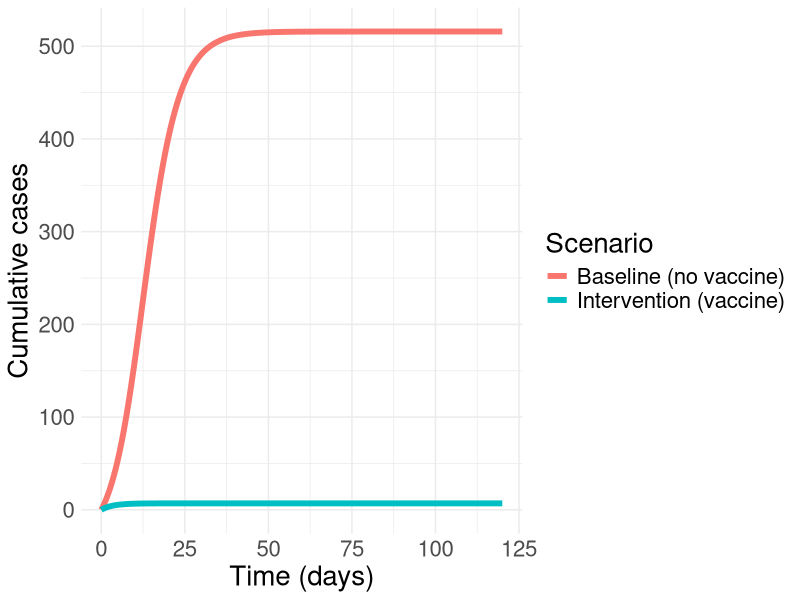

R code for this plot:

#####################################################################

## Lab: Introduction to health economics in dynamical modelling 

#####################################################################
## Clinic on the Meaningful Modeling of Epidemiological Data
## International Clinics on Infectious Disease Dynamics and Data (ICI3D) Program
## https://www.ici3d.org
##
## Attribution: Mmamapudi Kubjane (2026)
##             
## Some Rights Reserved
## CC BY-NC 4.0 (https://creativecommons.org/licenses/by-nc/4.0/)
##
#####################################################################

##		The goal of this to lab is to complete a simple health 
##		economics modelling exercise in R.
##
##		In this lab, you will: 
##    - Define and simulate alternative vaccination intervention scenarios
##    - Estimate the epidemiological impact of vaccination on disease incidence
##    - Attach costs to key health outcomes and interventions
##    - Calculate and interpret the Incremental Cost-Effectiveness Ratio (ICER)
##
##    In this lab, we will build on 'Lab: ODE models in R'
##      (https://github.com/ICI3D/RTutorials/blob/master/ICI3D_Lab_ODEmodels.R). 
##    We will extend the SIR model to include a vaccination intervention.
##		

#####################################################################
# Install packages if haven't got them
# install.packages("tidyverse")
# install.packages("deSolve")
# install.packages("reshape2")
 
# Load libraries 
library(tidyverse)   
library(deSolve)
library(reshape2)


# ------------------------------------------------------------------------------
# Specify model scenarios 
# ------------------------------------------------------------------------------
ScenarioList <- c(
  "Baseline (no vaccine)",
  "Intervention (vaccine)"
)

# ------------------------------------------------------------------------------
# Specify cost parameters 
# ------------------------------------------------------------------------------
cost_vaccine   <- 10    # USD, vaccine course per person
cost_treatment <- 200   # USD, treatment course per case
#   Note: For simplicity test/diagnosis cost is bundled into cost_treatment;
#   only individuals who are diagnosed and treated incur this cost.
#   Treatment uptake: proportion of incident cases that reach treatment.
#   Accounts for lost to follow-up, non-diagnosis, refusal, incomplete treatment.
#   
treatment_uptake <- 0.85   # 85% treated, 15% lost individuals 

# ------------------------------------------------------------------------------
# Specify intervention (vaccine) parameters 
# ------------------------------------------------------------------------------
vaccine_coverage <- 0.70   # Proportion of susceptible offered vaccine
vaccine_efficacy <- 1.00   # 100% protection in those vaccinated
# Individuals not vaccinated remain in S, fully susceptible.

# ------------------------------------------------------------------------------
# SIR Differential equations as in Lab 1 (re-review if have forgotten)
# ------------------------------------------------------------------------------
sir_equations <- function(time, state, parameters) {
  with(as.list(c(state, parameters)), {
  	N  <- S + I + R
  	dS <- -beta * S * (I / N)           
    dI <-  beta * S * (I / N) - gamma * I
    dR <-  gamma * I
    cumcases <- beta * S * (I / N)    
    return(list(c(dS, dI, dR, cumcases)))
  })
}

# ------------------------------------------------------------------------------
# Epidemiological parameters (apply to both scenarios)
# ------------------------------------------------------------------------------
parameters_values <- c(
  beta  = 0.7,   # Infectious contact rate (per person per day)
  gamma = 0.5    # Recovery rate (per day)
)

# ------------------------------------------------------------------------------
#  Set initial population
# ------------------------------------------------------------------------------
N_total <- 1000
I0      <- 10
S0_base <- N_total - I0

time_values <- seq(0, 120, by = 0.25)   # 120-day epidemic horizon

# ------------------------------------------------------------------------------
# Run Baseline: No vaccine
# ------------------------------------------------------------------------------
sir_baseline <- as.data.frame(ode(
  y     = c(S = S0_base, I = I0, R = 0, cumcases = 0),
  times = time_values,
  func  = sir_equations,
  parms = parameters_values
))
sir_baseline$Scenario <- "Baseline (no vaccine)"

head(sir_baseline,10)
# what information is this data frame showing?

# ------------------------------------------------------------------------------
# Run Intervention: Vaccine applied before epidemic
# ------------------------------------------------------------------------------

# For the intervention scenario:
#		- a proportion of S individuals are vaccinated at time 0
#		- there is no ongoing vaccination
#		- to indicate that the (successfully) vaccinated people are protected
#			from infection), we move them into state R at time 0. 
#		- Alternatively, we could have created a separate component for them (e.g. V)
#	The number of people from S who are moved into R due to the intervention
#		depends on vaccine coverage and vaccine efficacy.

n_offered   <- round(vaccine_coverage * S0_base)
n_protected <- round(n_offered * vaccine_efficacy)
S0_vax      <- S0_base - n_protected
R0_vax      <- n_protected


sir_vaccine <- as.data.frame(ode(
  y     = c(S = S0_vax, I = I0, R = R0_vax, cumcases = 0),
  times = time_values,
  func  = sir_equations,
  parms = parameters_values
))
sir_vaccine$Scenario <- "Intervention (vaccine)"

head(sir_vaccine,10)
# what information is this data frame showing?

# ------------------------------------------------------------------------------
# Compare cumulative cases over time for each scenario
# ------------------------------------------------------------------------------

CasesByScenario <- bind_rows(sir_baseline %>% select(time, Scenario, cumcases)
														 , sir_vaccine %>% select(time, Scenario, cumcases))

ggplot(CasesByScenario, 
			 mapping = aes(x = time, y = cumcases, color = Scenario)) +
	labs(x = 'Time (days)', y  = 'Cumulative cases') +
	geom_line(size = 2) +
	theme_minimal() +
	theme(text = element_text(size = 20))  


# ------------------------------------------------------------------------------
# Sum total impact in both scenarios 
# ------------------------------------------------------------------------------

TotalImpact <- data.frame(
  Scenario = c("Baseline (no vaccine)", "Intervention (vaccine)"),
  TotalCases = c(
    max(sir_baseline$cumcases),
    max(sir_vaccine$cumcases))
)

TotalImpact
# what information is this data frame showing?

# ------------------------------------------------------------------------------
# Sum total cost in both scenarios
# ------------------------------------------------------------------------------

treated_baseline <- max(sir_baseline$cumcases) * treatment_uptake
treated_vaccine  <- max(sir_vaccine$cumcases) * treatment_uptake

TotalCost <- data.frame(
  Scenario = c("Baseline (no vaccine)", "Intervention (vaccine)"),
  VaccineCost = c(
    0,
    n_offered * cost_vaccine
  ),
  TreatmentCost = c(
    treated_baseline * cost_treatment,
    treated_vaccine  * cost_treatment
  )
) %>%
  mutate(
    TotalCost = VaccineCost + TreatmentCost
  )

TotalCost
# what information is this data frame showing?

# ------------------------------------------------------------------------------
# Calculate Incremental Cost-Effectiveness
# ------------------------------------------------------------------------------

baseline_cases <- TotalImpact$TotalCases[
  TotalImpact$Scenario == "Baseline (no vaccine)"
]

baseline_cost <- TotalCost$TotalCost[
  TotalCost$Scenario == "Baseline (no vaccine)"
]

Analysis <- TotalImpact %>%
  left_join(
    TotalCost %>% select(Scenario, TotalCost),
    by = "Scenario"
  ) %>%
  mutate(
    BaselineCases = baseline_cases,
    BaselineCost  = baseline_cost,
    CasesAverted  = BaselineCases - TotalCases,
    IncCost       = TotalCost - BaselineCost,
    IncCost_p     = 100 * IncCost / BaselineCost,
    IncImpact_p   = 100 * CasesAverted / BaselineCases,
    ICER          = IncCost / CasesAverted
  )

# View all the calculations performed
Analysis
# what information is this data frame showing?

# ==============================================================================
# Discussion Questions
# ==============================================================================
#
# Work through these questions by modifying the parameter values above and
# re-running the relevant sections of the script.
#
# ------------------------------------------------------------------------------
# Q: What if vaccine coverage is lower?
# ------------------------------------------------------------------------------
#   Coverage reflects the proportion of susceptibles who are offered and accept
#   the vaccine. Low coverage may result from supply constraints, hesitancy, or
#   access barriers.
#
#   a) Change vaccine_coverage to 20% and 50% in turn, and re-run the model.
#      How does this affect total cases and the ICER?
#
#   b) Compare the effect of halving coverage vs. halving efficacy.
#      Which has a bigger impact on cases averted and on the ICER? Why might
#      that be?
#
# ------------------------------------------------------------------------------
